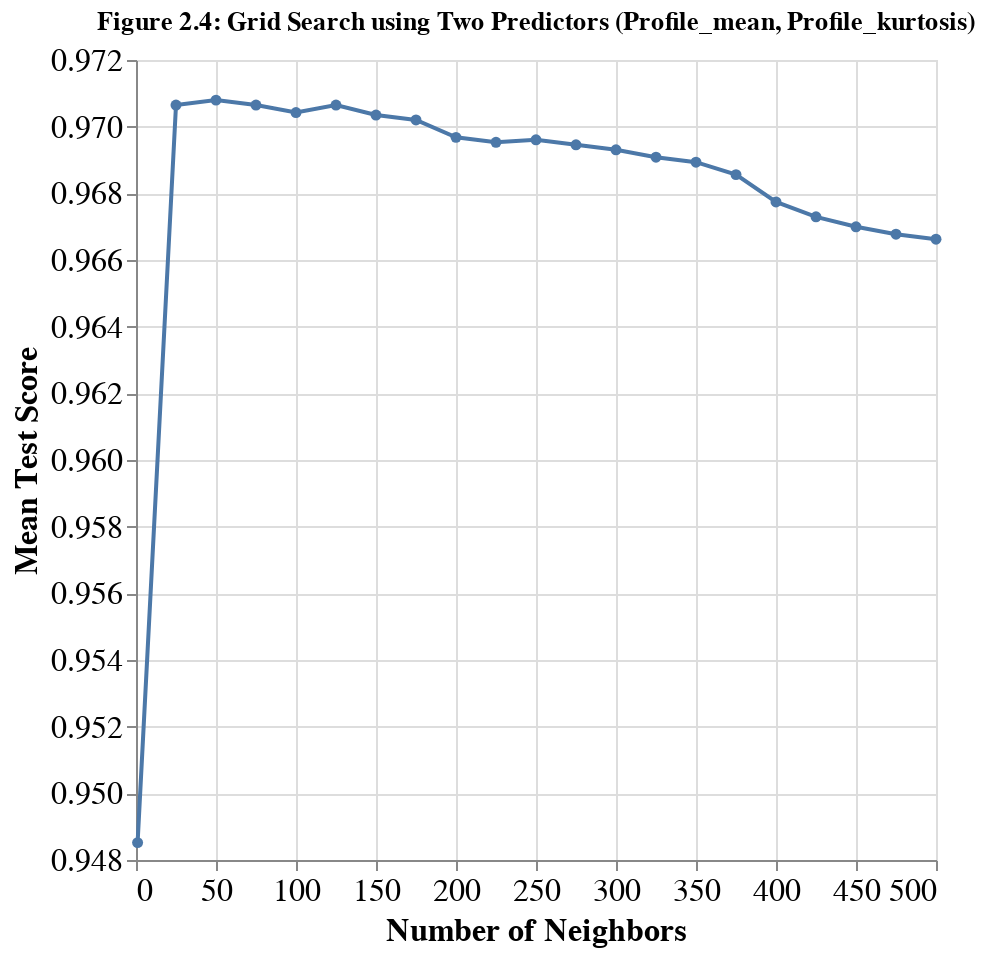

Notebook source saved alongside this figure:
### Code cell
accuracies_mean_kurtosis_grid_plot = (
    alt.Chart(accuracies_mean_kurtosis_grid, title="Figure 2.4: Grid Search using Two Predictors (Profile_mean, Profile_kurtosis)")
    .mark_line(point=True)
    .encode(
        x=alt.X("param_kneighborsclassifier__n_neighbors", title="Number of Neighbors", scale=alt.Scale(zero=False),),
        y=alt.Y("mean_test_score", title="Mean Test Score", scale=alt.Scale(zero=False)),
    )
    .configure_axis(labelFontSize=16, titleFontSize=16)
    .properties(width=400, height=400)
)

display(accuracies_mean_kurtosis_grid.sort_values(by="rank_test_score")[["param_kneighborsclassifier__n_neighbors", "mean_test_score"]]
        .head().style.set_caption("Table 2.5: Top 5 k-values for Two Predictors (Profile_mean, Profile_kurtosis)"))
accuracies_mean_kurtosis_grid_plot

### Figure 1 — Vega-Lite specification as saved in the notebook (floating-point values rounded to 4 significant figures)
{"config": {"view": {"continuousWidth": 400, "continuousHeight": 300}, "axis": {"labelFontSize": 16, "titleFontSize": 16}}, "data": {"name": "data-cd70a5cca1cec88023d14d0c05f41175"}, "mark": {"type": "line", "point": true}, "encoding": {"x": {"field": "param_kneighborsclassifier__n_neighbors", "scale": {"zero": false}, "title": "Number of Neighbors", "type": "quantitative"}, "y": {"field": "mean_test_score", "scale": {"zero": false}, "title": "Mean Test Score", "type": "quantitative"}}, "height": 400, "title": "Figure 2.4: Grid Search using Two Predictors (Profile_mean, Profile_kurtosis)", "width": 400, "$schema": "https://vega.github.io/schema/vega-lite/v4.17.0.json", "datasets": {"data-cd70a5cca1cec88023d14d0c05f41175": [{"mean_fit_time": 0.01017, "std_fit_time": 0.0004183, "mean_score_time": 0.02923, "std_score_time": 0.001143, "param_kneighborsclassifier__n_neighbors": 1, "params": {"kneighborsclassifier__n_neighbors": 1}, "split0_test_score": 0.9467, "split1_test_score": 0.9426, "split2_test_score": 0.9531, "split3_test_score": 0.9527, "split4_test_score": 0.9475, "mean_test_score": 0.9485, "std_test_score": 0.00392, "rank_test_score": 21}, {"mean_fit_time": 0.009403, "std_fit_time": 0.0007891, "mean_score_time": 0.03655, "std_score_time": 0.0009235, "param_kneighborsclassifier__n_neighbors": 25, "params": {"kneighborsclassifier__n_neighbors": 25}, "split0_test_score": 0.9695, "split1_test_score": 0.9639, "split2_test_score": 0.9747, "split3_test_score": 0.9732, "split4_test_score": 0.9721, "mean_test_score": 0.9706, "std_test_score": 0.003792, "rank_test_score": 3}, {"mean_fit_time": 0.009404, "std_fit_time": 0.0008003, "mean_score_time": 0.04431, "std_score_time": 0.00107, "param_kneighborsclassifier__n_neighbors": 50, "params": {"kneighborsclassifier__n_neighbors": 50}, "split0_test_score": 0.9702, "split1_test_score": 0.9654, "split2_test_score": 0.9754, "split3_test_score": 0.9717, "split4_test_score": 0.9713, "mean_test_score": 0.9708, "std_test_score": 0.003234, "rank_test_score": 1}, {"mean_fit_time": 0.009571, "std_fit_time": 0.0009476, "mean_score_time": 0.05174, "std_score_time": 0.00098, "param_kneighborsclassifier__n_neighbors": 75, "params": {"kneighborsclassifier__n_neighbors": 75}, "split0_test_score": 0.9695, "split1_test_score": 0.9654, "split2_test_score": 0.9743, "split3_test_score": 0.9717, "split4_test_score": 0.9724, "mean_test_score": 0.9706, "std_test_score": 0.003064, "rank_test_score": 4}, {"mean_fit_time": 0.009519, "std_fit_time": 0.0004279, "mean_score_time": 0.06055, "std_score_time": 0.00333, "param_kneighborsclassifier__n_neighbors": 100, "params": {"kneighborsclassifier__n_neighbors": 100}, "split0_test_score": 0.968, "split1_test_score": 0.965, "split2_test_score": 0.9743, "split3_test_score": 0.9721, "split4_test_score": 0.9728, "mean_test_score": 0.9704, "std_test_score": 0.003432, "rank_test_score": 5}, {"mean_fit_time": 0.01022, "std_fit_time": 0.0008134, "mean_score_time": 0.06581, "std_score_time": 0.001458, "param_kneighborsclassifier__n_neighbors": 125, "params": {"kneighborsclassifier__n_neighbors": 125}, "split0_test_score": 0.9676, "split1_test_score": 0.9657, "split2_test_score": 0.9747, "split3_test_score": 0.9724, "split4_test_score": 0.9728, "mean_test_score": 0.9706, "std_test_score": 0.00339, "rank_test_score": 2}, {"mean_fit_time": 0.009402, "std_fit_time": 0.0004882, "mean_score_time": 0.07462, "std_score_time": 0.0008809, "param_kneighborsclassifier__n_neighbors": 150, "params": {"kneighborsclassifier__n_neighbors": 150}, "split0_test_score": 0.9672, "split1_test_score": 0.9654, "split2_test_score": 0.9743, "split3_test_score": 0.9721, "split4_test_score": 0.9728, "mean_test_score": 0.9703, "std_test_score": 0.00344, "rank_test_score": 6}, {"mean_fit_time": 0.009995, "std_fit_time": 0.001093, "mean_score_time": 0.08141, "std_score_time": 0.001031, "param_kneighborsclassifier__n_neighbors": 175, "params": {"kneighborsclassifier__n_neighbors": 175}, "split0_test_score": 0.9672, "split1_test_score": 0.9646, "split2_test_score": 0.9743, "split3_test_score": 0.9721, "split4_test_score": 0.9728, "mean_test_score": 0.9702, "std_test_score": 0.003662, "rank_test_score": 7}, {"mean_fit_time": 0.009016, "std_fit_time": 3.706e-05, "mean_score_time": 0.09012, "std_score_time": 0.000762, "param_kneighborsclassifier__n_neighbors": 200, "params": {"kneighborsclassifier__n_neighbors": 200}, "split0_test_score": 0.9665, "split1_test_score": 0.9642, "split2_test_score": 0.9736, "split3_test_score": 0.9713, "split4_test_score": 0.9728, "mean_test_score": 0.9697, "std_test_score": 0.003666, "rank_test_score": 8}, {"mean_fit_time": 0.009778, "std_fit_time": 0.0007695, "mean_score_time": 0.09642, "std_score_time": 0.0019, "param_kneighborsclassifier__n_neighbors": 225, "params": {"kneighborsclassifier__n_neighbors": 225}, "split0_test_score": 0.9654, "split1_test_score": 0.9642, "split2_test_score": 0.9736, "split3_test_score": 0.9717, "split4_test_score": 0.9728, "mean_test_score": 0.9695, "std_test_score": 0.00392, "rank_test_score": 10}, {"mean_fit_time": 0.00943, "std_fit_time": 0.0007835, "mean_score_time": 0.1041, "std_score_time": 0.001729, "param_kneighborsclassifier__n_neighbors": 250, "params": {"kneighborsclassifier__n_neighbors": 250}, "split0_test_score": 0.9654, "split1_test_score": 0.9646, "split2_test_score": 0.9736, "split3_test_score": 0.9717, "split4_test_score": 0.9728, "mean_test_score": 0.9696, "std_test_score": 0.003822, "rank_test_score": 9}, {"mean_fit_time": 0.01022, "std_fit_time": 0.0003947, "mean_score_time": 0.1163, "std_score_time": 0.001957, "param_kneighborsclassifier__n_neighbors": 275, "params": {"kneighborsclassifier__n_neighbors": 275}, "split0_test_score": 0.9654, "split1_test_score": 0.9642, "split2_test_score": 0.9736, "split3_test_score": 0.9721, "split4_test_score": 0.9721, "mean_test_score": 0.9695, "std_test_score": 0.003853, "rank_test_score": 11}, {"mean_fit_time": 0.01007, "std_fit_time": 0.0008211, "mean_score_time": 0.1254, "std_score_time": 0.002044, "param_kneighborsclassifier__n_neighbors": 300, "params": {"kneighborsclassifier__n_neighbors": 300}, "split0_test_score": 0.965, "split1_test_score": 0.9639, "split2_test_score": 0.9736, "split3_test_score": 0.9721, "split4_test_score": 0.9721, "mean_test_score": 0.9693, "std_test_score": 0.004033, "rank_test_score": 12}, {"mean_fit_time": 0.009661, "std_fit_time": 0.0009851, "mean_score_time": 0.1314, "std_score_time": 0.003, "param_kneighborsclassifier__n_neighbors": 325, "params": {"kneighborsclassifier__n_neighbors": 325}, "split0_test_score": 0.965, "split1_test_score": 0.9639, "split2_test_score": 0.9732, "split3_test_score": 0.9713, "split4_test_score": 0.9721, "mean_test_score": 0.9691, "std_test_score": 0.00386, "rank_test_score": 13}, {"mean_fit_time": 0.009522, "std_fit_time": 0.0006688, "mean_score_time": 0.1397, "std_score_time": 0.002785, "param_kneighborsclassifier__n_neighbors": 350, "params": {"kneighborsclassifier__n_neighbors": 350}, "split0_test_score": 0.9646, "split1_test_score": 0.9639, "split2_test_score": 0.9732, "split3_test_score": 0.9713, "split4_test_score": 0.9717, "mean_test_score": 0.9689, "std_test_score": 0.003886, "rank_test_score": 14}, {"mean_fit_time": 0.009638, "std_fit_time": 0.001071, "mean_score_time": 0.1464, "std_score_time": 0.00228, "param_kneighborsclassifier__n_neighbors": 375, "params": {"kneighborsclassifier__n_neighbors": 375}, "split0_test_score": 0.9642, "split1_test_score": 0.9631, "split2_test_score": 0.9728, "split3_test_score": 0.9713, "split4_test_score": 0.9713, "mean_test_score": 0.9686, "std_test_score": 0.004033, "rank_test_score": 15}, {"mean_fit_time": 0.01022, "std_fit_time": 0.000436, "mean_score_time": 0.1555, "std_score_time": 0.002935, "param_kneighborsclassifier__n_neighbors": 400, "params": {"kneighborsclassifier__n_neighbors": 400}, "split0_test_score": 0.9631, "split1_test_score": 0.962, "split2_test_score": 0.9724, "split3_test_score": 0.9706, "split4_test_score": 0.9706, "mean_test_score": 0.9677, "std_test_score": 0.004293, "rank_test_score": 16}, {"mean_fit_time": 0.009804, "std_fit_time": 0.000733, "mean_score_time": 0.165, "std_score_time": 0.002938, "param_kneighborsclassifier__n_neighbors": 425, "params": {"kneighborsclassifier__n_neighbors": 425}, "split0_test_score": 0.9628, "split1_test_score": 0.962, "split2_test_score": 0.9713, "split3_test_score": 0.9706, "split4_test_score": 0.9698, "mean_test_score": 0.9673, "std_test_score": 0.004045, "rank_test_score": 17}, {"mean_fit_time": 0.009878, "std_fit_time": 0.0004619, "mean_score_time": 0.1709, "std_score_time": 0.002699, "param_kneighborsclassifier__n_neighbors": 450, "params": {"kneighborsclassifier__n_neighbors": 450}, "split0_test_score": 0.9628, "split1_test_score": 0.9613, "split2_test_score": 0.9713, "split3_test_score": 0.9694, "split4_test_score": 0.9702, "mean_test_score": 0.967, "std_test_score": 0.004142, "rank_test_score": 18}, {"mean_fit_time": 0.009792, "std_fit_time": 0.0007568, "mean_score_time": 0.1837, "std_score_time": 0.001067, "param_kneighborsclassifier__n_neighbors": 475, "params": {"kneighborsclassifier__n_neighbors": 475}, "split0_test_score": 0.9628, "split1_test_score": 0.9609, "split2_test_score": 0.9709, "split3_test_score": 0.9691, "split4_test_score": 0.9702, "mean_test_score": 0.9668, "std_test_score": 0.004127, "rank_test_score": 19}, {"mean_fit_time": 0.009797, "std_fit_time": 0.0004109, "mean_score_time": 0.188, "std_score_time": 0.00239, "param_kneighborsclassifier__n_neighbors": 500, "params": {"kneighborsclassifier__n_neighbors": 500}, "split0_test_score": 0.9628, "split1_test_score": 0.9605, "split2_test_score": 0.9706, "split3_test_score": 0.9691, "split4_test_score": 0.9702, "mean_test_score": 0.9666, "std_test_score": 0.004161, "rank_test_score": 20}]}}
